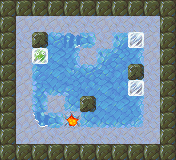

The image is a tile-based game level rendered from a .tmx file. Its description and source (layers, tilesets, objects; grid data summarised) follow:
An orthogonal 11x10 tile map with 16x16 px tiles, 4 tile layers (Bottom, Floor, FloorTop, Blocks), 5 tilesets.

<map version="1.0" orientation="orthogonal" width="11" height="10" tilewidth="16" tileheight="16">
 <tileset firstgid="1" name="ground" tilewidth="16" tileheight="16">
  <image source="assets/tileset-ground.png" width="48" height="16" />
 </tileset>
 <tileset firstgid="4" name="misc" tilewidth="16" tileheight="16">
  <image source="assets/tileset-misc.png" width="64" height="16" />
  <tile id="3">
   <properties>
    <property name="goal" value="true" />
   </properties>
  </tile>
 </tileset>
 <tileset firstgid="8" name="pushblocks" tilewidth="16" tileheight="16">
  <image source="assets/tileset-pushblocks.png" width="48" height="16" />
  <tile id="1">
   <properties>
    <property name="goal" value="true" />
    <property name="sprite" value="assets/frozen.sprite" />
   </properties>
  </tile>
 </tileset>
 <tileset firstgid="11" name="rocks" tilewidth="16" tileheight="16">
  <properties>
   <property name="collision" value="true" />
  </properties>
  <image source="assets/tileset-rocks.png" width="256" height="48" />
 </tileset>
 <tileset firstgid="59" name="slippery" tilewidth="16" tileheight="16">
  <properties>
   <property name="slippery_block" value="true" />
   <property name="slippery_player" value="true" />
  </properties>
  <image source="assets/tileset-slippery.png" width="256" height="48" />
 </tileset>
 <layer name="Bottom" width="11" height="10">
  <data>[110 cells, 110 non-empty, 2 distinct tile ids]</data>
 </layer>
 <layer name="Floor" width="11" height="10">
  <properties>
   <property name="player_offset_y" value="-1" />
   <property name="player_sprite" value="assets/dino.sprite" />
  </properties>
  <data>[110 cells, 39 non-empty, 20 distinct tile ids]</data>
 </layer>
 <layer name="FloorTop" width="11" height="10">
  <data>[110 cells, 41 non-empty, 2 distinct tile ids]</data>
 </layer>
 <layer name="Blocks" width="11" height="10">
  <data>[110 cells, 3 non-empty, 2 distinct tile ids]</data>
 </layer>
</map>
